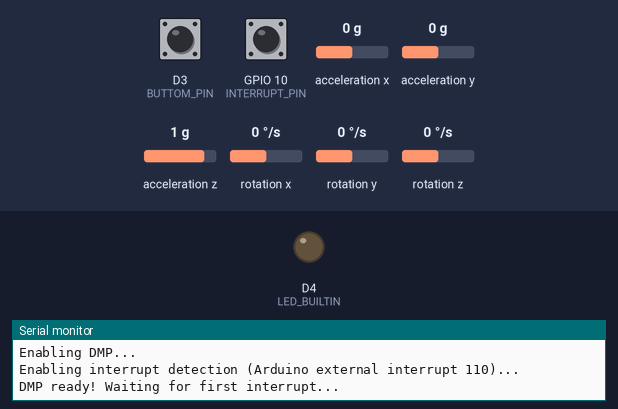
Bench run of a sketch on a simulated ESP8266 (NodeMCU). On the bench: output pins drawn as LEDs (lit = HIGH, except the on-board LED, lit = LOW), the last lines printed to the serial monitor. The inputs (shaded band) are chosen by the test bench; at power-on: D3 (BUTTOM_PIN) HIGH, GPIO 10 (INTERRUPT_PIN) LOW, acceleration x 0 g, acceleration y 0 g, acceleration z 1 g, rotation x 0 °/s, rotation y 0 °/s, rotation z 0 °/s. WiFi joins after 1.5 s; servers stay silent unless stated; storage starts empty; the sensor or clock chip raises its interrupt line as the real part does; EEPROM starts erased; no MQTT or app messages arrive unless stated.

Above: at 3.5 s.
3.6 s: D3 (BUTTOM_PIN) pulled LOW for 0.15 s
At 4.8 s:
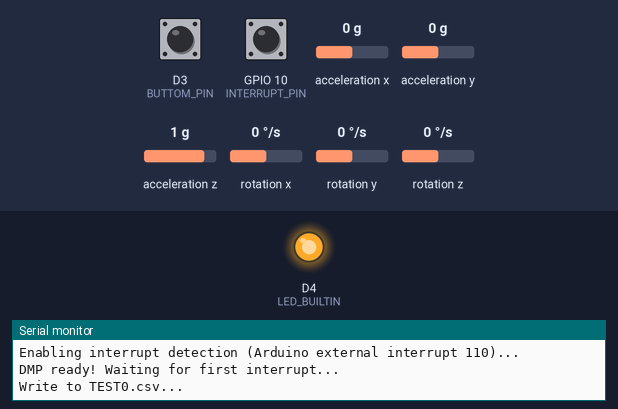
Timing chart, 0 to 6.6 s (numbered marks = the images above; inputs shaded):
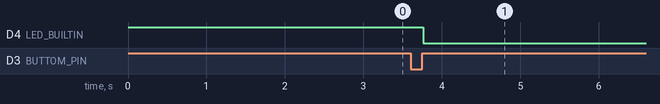

The sketch:

MQTT_Publish.ino
```cpp
#include "I2Cdev.h"

#include "MPU6050_6Axis_MotionApps20.h"
#if I2CDEV_IMPLEMENTATION == I2CDEV_ARDUINO_WIRE
    #include "Wire.h"
#endif
#include <SPI.h>                                    // For SD
#include <SD.h>                                    // For SD

#include <Timer.h>

#include <EEPROM.h>                              // For EEPROM
#include <ESP8266WiFi.h>                           // Enables the ESP8266 to connect to the local network (via WiFi)
#include <PubSubClient.h>


//#define SERIALOUPUT
#define SDOUTPUT
#define INTERRUPT_PIN 10 // use pin 2 on Arduino Uno & most boards
#define SDCS_PIN      D8
#define BUTTOM_PIN    D3

/*-- -------------------------------------MQTT------------------------------------------------------*/
const char* ssid = "AZURADA";
const char* password = "11111111";
const char* mqtt_server = "192.168.137.144";
const char* mqtt_topic = "test";
const char* mqtt_username = "username";
const char* mqtt_password = "password";
const char* clientID = "Client ID";
/*-- -----------------------------------------------------------------------------------------------*/

File myFile;  // SD
Sd2Card card;  // SD
Timer t;
WiFiClient wifiClient;  // port of mcu
PubSubClient client(mqtt_server, 1883, wifiClient);
int ID;

/*-- -----------------------------------------------------------------------------------------------*/
volatile boolean DEV_state = LOW;
MPU6050 mpu;
//MPU6050 mpu(0x69); // <-- use for AD0 high


// MPU control/status vars
bool dmpReady = false;  // set true if DMP init was successful
uint8_t mpuIntStatus;   // holds actual interrupt status byte from MPU
uint8_t devStatus;      // return status after each device operation (0 = success, !0 = error)
uint16_t packetSize;    // expected DMP packet size (default is 42 bytes)
uint16_t fifoCount;     // count of all bytes currently in FIFO
uint8_t fifoBuffer[64]; // FIFO storage buffer

// orientation/motion vars
Quaternion q;           // [w, x, y, z]         quaternion container
VectorInt16 aa;         // [x, y, z]            accel sensor measurements
VectorInt16 aaReal;     // [x, y, z]            gravity-free accel sensor measurements
VectorInt16 aaWorld;    // [x, y, z]            world-frame accel sensor measurements
VectorFloat gravity;    // [x, y, z]            gravity vector
VectorInt16 gyro;
float ypr[3];           // [yaw, pitch, roll]   yaw/pitch/roll container and gravity vector


// ================================================================
// ===               INTERRUPT DETECTION ROUTINE                ===
// ================================================================

volatile bool mpuInterrupt = false;     // indicates whether MPU interrupt pin has gone high
void dmpDataReady() {
    mpuInterrupt = true;
}


// ================================================================
// ===                      INITIAL SETUP                       ===
// ================================================================

void setup() {
    initial();
}


// ================================================================
// ===                    MAIN PROGRAM LOOP                     ===
// ================================================================

void loop() {
    // if programming failed, don't try to do anything
    if (!dmpReady) {};
    while(!digitalRead(D3)){
       delay(20);
       if(digitalRead(D3)){
            DEV_state = !DEV_state;
            if(DEV_state == 1){
                 digitalWrite(LED_BUILTIN, LOW);
                 String filename = "TEST"+String(ID)+".csv";
                 myFile = SD.open(filename, FILE_WRITE);
                 if (myFile) {
                     Serial.println("Write to "+filename+"...");
                 } else {
                     Serial.println("\n open file error ");
                }
            }
           else{
                 digitalWrite(LED_BUILTIN, HIGH);
                 Serial.println("File close");
                 myFile.close();
                 transferData();
                 int eeAddress = 0;
                 EEPROM.begin(512);
                 EEPROM.put(eeAddress, ID);
                 EEPROM.commit();
                 ID = ID + 1;
           }
       }
    }

    // wait for MPU interrupt or extra packet(s) available
    while (!mpuInterrupt && fifoCount < packetSize) {
        if (mpuInterrupt && fifoCount < packetSize) {
          // try to get out of the infinite loop
          fifoCount = mpu.getFIFOCount();
        }
    }

    // reset interrupt flag and get INT_STATUS byte
    mpuInterrupt = false;
    mpuIntStatus = mpu.getIntStatus();

    // get current FIFO count
    fifoCount = mpu.getFIFOCount();
    // check for overflow (this should never happen unless our code is too inefficient)
    if(DEV_state){
    if ((mpuIntStatus & _BV(MPU6050_INTERRUPT_FIFO_OFLOW_BIT)) || fifoCount >= 1024) {
        // reset so we can continue cleanly
        mpu.resetFIFO();
        fifoCount = mpu.getFIFOCount();
        //Serial.println(F("FIFO overflow!"));

    // otherwise, check for DMP data ready interrupt (this should happen frequently)
    } else if (mpuIntStatus & _BV(MPU6050_INTERRUPT_DMP_INT_BIT)) {
        unsigned long time =  millis();
        // wait for correct available data length, should be a VERY short wait
        while (fifoCount < packetSize) fifoCount = mpu.getFIFOCount();

        // read a packet from FIFO
        mpu.getFIFOBytes(fifoBuffer, packetSize);

        // track FIFO count here in case there is > 1 packet available
        // (this lets us immediately read more without waiting for an interrupt)
        fifoCount -= packetSize;
        float tg = 250.0/32767.0;
        float ta = 2.0/32767.0;
        // display real acceleration, adjusted to remove gravity
        #ifdef SERIALOUPUT
          mpu.dmpGetQuaternion(&q, fifoBuffer);
          mpu.dmpGetAccel(&aa, fifoBuffer);
          mpu.dmpGetGravity(&gravity, &q);
          mpu.dmpGetLinearAccel(&aaReal, &aa, &gravity);
          Serial.print(time);Serial.print(" ");
          Serial.print(float(aaReal.x)*ta); Serial.print(" ");
          Serial.print(float(aaReal.y)*ta); Serial.print(" ");
          Serial.print(float(aaReal.z)*ta); Serial.print("  ");

          mpu.dmpGetGyro(&gyro,fifoBuffer);
          Serial.print(float(gyro.x)*tg); Serial.print(" ");
          Serial.print(float(gyro.y)*tg); Serial.print(" ");
          Serial.print(float(gyro.z)*tg); Serial.print("  ");

          mpu.dmpGetQuaternion(&q, fifoBuffer);
          mpu.dmpGetGravity(&gravity, &q);
          mpu.dmpGetYawPitchRoll(ypr, &q, &gravity);
          Serial.print(ypr[0] * 180/M_PI);
          Serial.print(" ");
          Serial.print(ypr[1] * 180/M_PI);
          Serial.print(" ");
          Serial.println(ypr[2] * 180/M_PI);
        #endif
        #ifdef SDOUTPUT
          mpu.dmpGetQuaternion(&q, fifoBuffer);
          mpu.dmpGetAccel(&aa, fifoBuffer);
          mpu.dmpGetGravity(&gravity, &q);
          mpu.dmpGetLinearAccel(&aaReal, &aa, &gravity);
          myFile.print(time);myFile.print(",");
          myFile.print(float(aaReal.x)*ta); myFile.print(",");
          myFile.print(float(aaReal.y)*ta); myFile.print(",");
          myFile.print(float(aaReal.z)*ta); myFile.print(",");

          mpu.dmpGetGyro(&gyro,fifoBuffer);
          myFile.print(float(gyro.x)*tg); myFile.print(",");
          myFile.print(float(gyro.y)*tg); myFile.print(",");
          myFile.print(float(gyro.z)*tg); myFile.print(",");
          mpu.dmpGetQuaternion(&q, fifoBuffer);
          mpu.dmpGetGravity(&gravity, &q);
          mpu.dmpGetYawPitchRoll(ypr, &q, &gravity);
          myFile.print(ypr[0] * 180/M_PI);
          myFile.print(",");
          myFile.print(ypr[1] * 180/M_PI);
          myFile.print(",");
          myFile.println(ypr[2] * 180/M_PI);
         #endif
    }
    }
}
```

initial.ino
```cpp
void initial() {
  // LED
  pinMode(LED_BUILTIN, OUTPUT);
  digitalWrite(LED_BUILTIN, HIGH);
  // initial serial
  Serial.begin(9600);

  // initial WiFi
  WiFinitial();

  // Read EEPROM
  ID = EEPROMinitial();
  String filename = "TEST"+String(ID)+".csv";
  Serial.print("Test file:");
  Serial.println(filename);

  // initial SD
  SDinitial();
  delay(100);

  // open File
  myFile = SD.open(filename, FILE_WRITE);
  if (myFile) {
       Serial.println("Write to "+filename+"...");
       myFile.close();
  } else {
       Serial.println("\n open file error ");
       return;
  }

  //Buttom
  pinMode(D3, INPUT_PULLUP);

  //MPU6050
  MPU6050initial();

}

void WiFinitial(){
  WiFi.begin(ssid,password);
  Serial.print("Connect WiFi");
  while(WiFi.status()!= WL_CONNECTED) {
      delay(500);
      Serial.print(".");
  }
  Serial.println("WiFi is connected");
  // Connect to MQTT Broker
  // client.connect returns a boolean value to let us know if the connection was successful.
  // If the connection is failing, make sure you are using the correct MQTT Username and Password (Setup Earlier in the Instructable)
  while(!client.connect(clientID, mqtt_username, mqtt_password)){
    delay(500);
    Serial.print(".");
  }
  Serial.println("Connected to MQTT Broker!");
  return;
}

int EEPROMinitial(){
  int eeAddress = 0;
  int value = 0;
  EEPROM.begin(512);
  EEPROM.get(eeAddress, value);
  if (value == 255){
      value = 0;
  }
  ID = value + 1;
  EEPROM.put(eeAddress, ID);
  EEPROM.commit();
  return ID;
}

void SDinitial(){
  while (!SD.begin(SDCS_PIN)) {
       delay(500);
       Serial.println("SD Fail!");
  }
  Serial.println("SD is initial");
  return;
}

void MPU6050initial(){
  #if I2CDEV_IMPLEMENTATION == I2CDEV_ARDUINO_WIRE
      Wire.begin();
      Wire.setClock(400000); // 400kHz I2C clock. Comment this line if having compilation difficulties
  #elif I2CDEV_IMPLEMENTATION == I2CDEV_BUILTIN_FASTWIRE
      Fastwire::setup(400, true);
  #endif

  Serial.println(F("Initializing I2C devices..."));
  mpu.initialize();
  pinMode(INTERRUPT_PIN, INPUT);
  delay(100);

  // verify connection
  Serial.println(F("Testing device connections..."));
  Serial.println(mpu.testConnection() ? F("MPU6050 connection successful") : F("MPU6050 connection failed"));

  // load and configure the DMP
  Serial.println(F("Initializing DMP..."));
  devStatus = mpu.dmpInitialize();
  // supply your own gyro offsets here, scaled for min sensitivity
  mpu.setXAccelOffset(-3842);
  mpu.setYAccelOffset(59);
  mpu.setZAccelOffset(1295);
  mpu.setXGyroOffset(-29);
  mpu.setYGyroOffset(25);
  mpu.setZGyroOffset(52);

  // make sure it worked (returns 0 if so)
  if (devStatus == 0) {
        // turn on the DMP, now that it's ready
        Serial.println(F("Enabling DMP..."));
        mpu.setDMPEnabled(true);

        // enable Arduino interrupt detection
        Serial.print(F("Enabling interrupt detection (Arduino external interrupt "));
        Serial.print(digitalPinToInterrupt(INTERRUPT_PIN));
        Serial.println(F(")..."));
        attachInterrupt(digitalPinToInterrupt(INTERRUPT_PIN), dmpDataReady, RISING);
        mpuIntStatus = mpu.getIntStatus();

        // set our DMP Ready flag so the main loop() function knows it's okay to use it
        Serial.println(F("DMP ready! Waiting for first interrupt..."));
        dmpReady = true;

        // get expected DMP packet size for later comparison
        packetSize = mpu.dmpGetFIFOPacketSize();
   } else {
        // ERROR!
        // 1 = initial memory load failed
        // 2 = DMP configuration updates failed
        // (if it's going to break, usually the code will be 1)
        Serial.print(F("DMP Initialization failed (code "));
        Serial.print(devStatus);
        Serial.println(F(")"));
   }
}
```

transferData.ino
```cpp
void transferData(){
  //read SD card
  String filename = "TEST"+String(ID)+".csv";
  File transferFile = SD.open(filename);
  if (!transferFile) {
    Serial.println("Can't open "+filename);
    return;
  }
  if (client.publish(mqtt_topic, "#")) {
      Serial.println("Start to transfer data to server");
  }
  else {
      Serial.println("Message failed to send. Reconnecting to MQTT Broker and trying again");
      client.connect(clientID, mqtt_username, mqtt_password);
      delay(10); // This delay ensures that client.publish doesn't clash with the client.connect call
      client.publish(mqtt_topic, "#");
   }
   int i = 0;
   while(transferFile.available()){
    String temp = transferFile.readStringUntil('\n');
    char buff[100];
    temp.toCharArray(buff,100);
    if(i == 0){
       i = i + 1;
       continue;
    }

    if (client.publish(mqtt_topic, buff)) {
    }
    else {
      Serial.println("Message failed to send. Reconnecting to MQTT Broker and trying again");
      client.connect(clientID, mqtt_username, mqtt_password);
      delay(10); // This delay ensures that client.publish doesn't clash with the client.connect call
      client.publish(mqtt_topic,buff);
    }
   }

  if (client.publish(mqtt_topic, "@")) {
      Serial.println("End to transfer data to server");
  }
  else {
      Serial.println("Message failed to send. Reconnecting to MQTT Broker and trying again");
      client.connect(clientID, mqtt_username, mqtt_password);
      delay(10); // This delay ensures that client.publish doesn't clash with the client.connect call
      client.publish(mqtt_topic, "@");
   }
   transferFile.close();
}
```

Measured:
- after the input at 3.6 s, D4 (LED_BUILTIN): HIGH → LOW after 0.16 s
